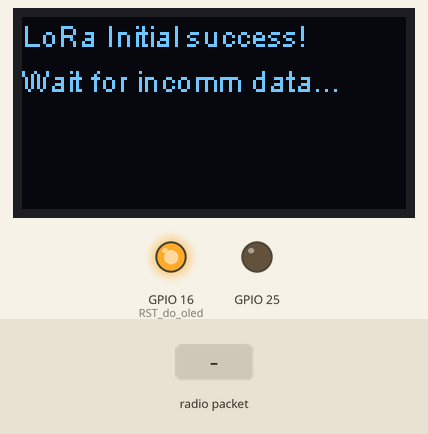
Simulated run of this sketch. Board: ESP32. Parts: 128×64 one-colour display, output pins drawn as LEDs (lit = HIGH). The inputs (shaded band) are chosen by the test bench. No radio packets arrive unless stated.

Above: at 3.7 s.
3.8 s: radio packet "1" arrives
At 4.2 s:
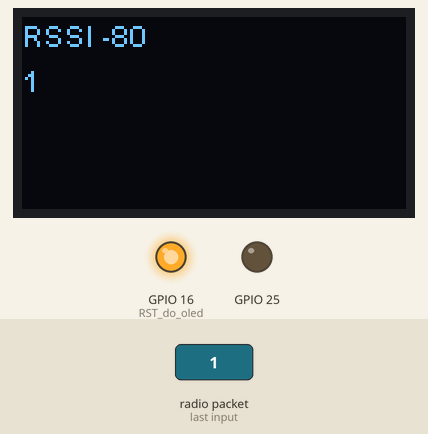
5.3 s: radio packet "0" arrives
At 6.5 s:
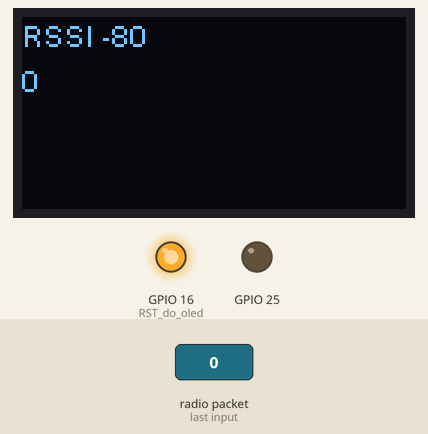
6.8 s: radio packet "2" arrives
Timing chart, 0 to 9.8 s (numbered marks = the images above; inputs shaded):
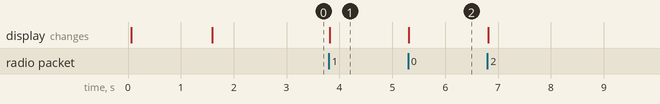

The sketch:

Reciver.ino
```cpp
#include <SPI.h>  //responsável pela comunicação serial
#include <LoRa.h>  //responsável pela comunicação com o WIFI Lora
#include <Wire.h>  //responsável pela comunicação i2c
#include "SSD1306.h" //responsável pela comunicação com o display

// Definição dos pinos
#define SCK 5 // GPIO5 -- SX127x's SCK
#define MISO 19 // GPIO19 -- SX127x's MISO
#define MOSI 27 // GPIO27 -- SX127x's MOSI
#define CS 18 // GPIO18 -- SX127x's CS
#define RST 14 // GPIO14 -- SX127x's RESET
#define DI00 26 // GPIO26 -- SX127x's IRQ (Interrupt Request)

#define BAND 915E6 //Frequencia do radio - podemos utilizar ainda : 433E6, 868E6, 915E6

SSD1306 display(0x3c, 4, 15);
String rssi = "RSSI --";
String packSize = "--";
String packet ;

void setup(){
  //configura os pinos como saida
  pinMode(16,OUTPUT); //RST do oled
  pinMode(25,OUTPUT);
  digitalWrite(16, LOW); // reseta o OLED
  delay(50);
  digitalWrite(16, HIGH); // enquanto o OLED estiver ligado, GPIO16 deve estar HIGH

  display.init(); //inicializa o display
  display.flipScreenVertically();
  display.setFont(ArialMT_Plain_10); //configura a fonte para um tamanho maior

  delay(1500);
  display.clear(); //apaga todo o conteúdo da tela do display

  SPI.begin(SCK,MISO,MOSI,CS); //inicia a comunicação serial com o Lora
  LoRa.setPins(CS,RST,DI00); //configura os pinos que serão utlizados pela biblioteca (deve ser chamado antes do LoRa.begin)
  //inicializa o Lora com a frequencia específica.
  if (!LoRa.begin(BAND)) {
    display.drawString(0, 0, "Starting LoRa failed!");
    display.display();
    while (1);
  }

  //indica no display que inicilizou corretamente.
  display.drawString(0, 0, "LoRa Initial success!");
  display.drawString(0, 15, "Wait for incomm data...");
  display.display();
  delay(1000);

  //LoRa.onReceive(cbk);
  LoRa.receive(); //habilita o Lora para receber dados
}

void loop() {
  //parsePacket: checa se um pacote foi recebido
  //retorno: tamanho do pacote em bytes. Se retornar 0 (ZERO) nenhum pacote foi recebido
  int packetSize = LoRa.parsePacket();
  //caso tenha recebido pacote chama a função para configurar os dados que serão mostrados em tela
  if (packetSize) {
    cbk(packetSize); //função responsável por recuperar o conteúdo do pacote recebido
    delay(10);
  }
}

void cbk(int packetSize) {
  packet ="";
  packSize = String(packetSize,DEC);
  for (int i = 0; i < packetSize; i++) { packet += (char) LoRa.read(); }
  rssi = "RSSI " + String(LoRa.packetRssi(), DEC) ;
  loraData();
}

//função responsável por configurar os dados que serão exibidos em tela.
//RSSI : primeira linha
//RX packSize : segunda linha
//packet : terceira linha
void loraData(){
  display.clear();
  display.setTextAlignment(TEXT_ALIGN_LEFT);
  display.setFont(ArialMT_Plain_10);
  //display.drawString(0 , 18 , packSize);
  display.drawString(0 , 15, packet);
  display.drawString(0, 0, rssi);
  display.display();
}
```

Measured:
- after the input at 3.8 s, the display: changes at once (image 1)
- after the input at 5.3 s, the display: changes at once (image 2)
